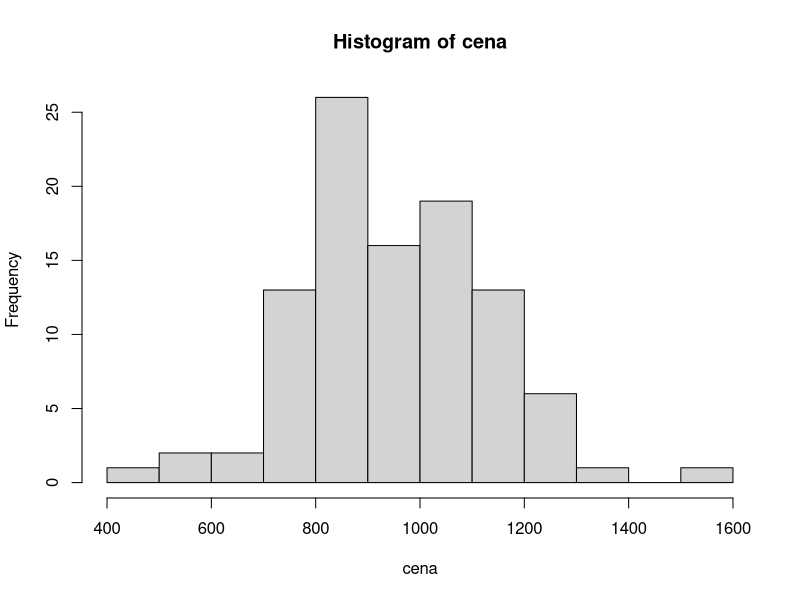
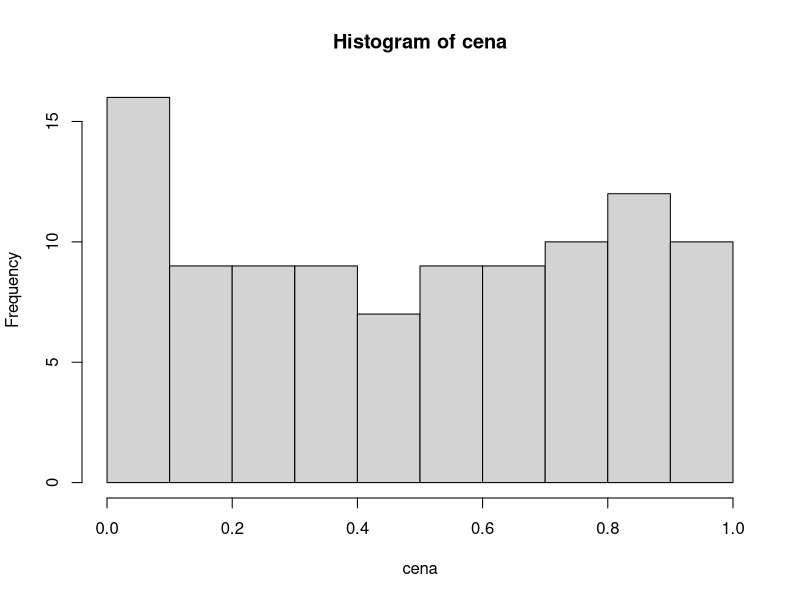

R code for these plots, in order:
## ---- chunk 1
prvni_cislo <- 10
druhe_cislo <- 20
prvni_cislo + druhe_cislo
## ---- chunk 2
10 + 20
## ---- chunk 3
prvni_cislo <- 10
druhe_cislo <- 20
vysledek <- prvni_cislo + druhe_cislo
## ---- chunk 4
vysledek
## ---- chunk 5
cena <- round(rnorm(n = 100, mean = 1000, sd = 200), digits = 2)
## ---- chunk 6
cena
## ---- chunk 7
rnorm(n = 100, mean = 1000, sd = 200)
## ---- chunk 8
round(1.145, digits = 2)
## ---- chunk 9
round(x = 1.145, digits = 2)
## ---- chunk 10
round(rnorm(n = 100, mean = 1000, sd = 200), digits = 2)
## ---- chunk 11
cena[5]
## ---- chunk 12
cena[5:10]
## ---- chunk 13
sum(cena)
## ---- chunk 14
sum(cena / 121 * 100)
## ---- chunk 15
sum(cena) / 121 * 100
## ---- chunk 16
hist(cena)
## ---- chunk 17
cena <- round(runif(n = 100), digits = 2)
## ---- chunk 18
hist(cena)
## ---- chunk 19
tibble::tribble(
  ~ "Akce"                            , ~ "Zkratka",
  "Vlož blok kódu (chunk)"            , "Ctrl+Alt+I",
  "Vlož přiřazení (znaky <-)"         , "Alt+-",
  "Proveď řádek kódu s kurzorem"      , "Ctrl+Enter",
  "Proveď blok kódu s kurzorem"       , "Ctrl+Shift+Enter",
  "Proveď všechny bloky v souboru"    , "Ctrl+Alt+R",
  "Proveď všechny bloky nad kurzorem" , "Ctrl+Alt+P",
  "Zobraz celý dokument v HTML"       , "Ctrl+Shift+K",
  "Jdi na další blok nebo titulek"    , "Ctrl+PgDown",
  "Jdi na předchozí blok nebo titulek", "Ctrl+PgUp",
  "Nápověda k funkci s kurzorem"      , "F1"
) |> 
  dplyr::mutate(
    `Windows & Linux` = stringr::str_replace_all(Zkratka, "([^+]+)", "<kbd>\\1</kbd>"),
    Mac = stringr::str_replace_all(`Windows & Linux`, c("Ctrl" = "Command", "Alt" = "Option"))
  ) |> 
  dplyr::select(!Zkratka) |> 
  knitr::kable()
## ---- chunk 20
c(10, 20, 30) + c(1, 2, 3)
## ---- chunk 21
c(10, 20, 30) + 1
## ---- chunk 22
c(10, 20, 30) + c(1, 2)
## ---- chunk 23
c(10, 20, 30, 40) + c(1, 2)
